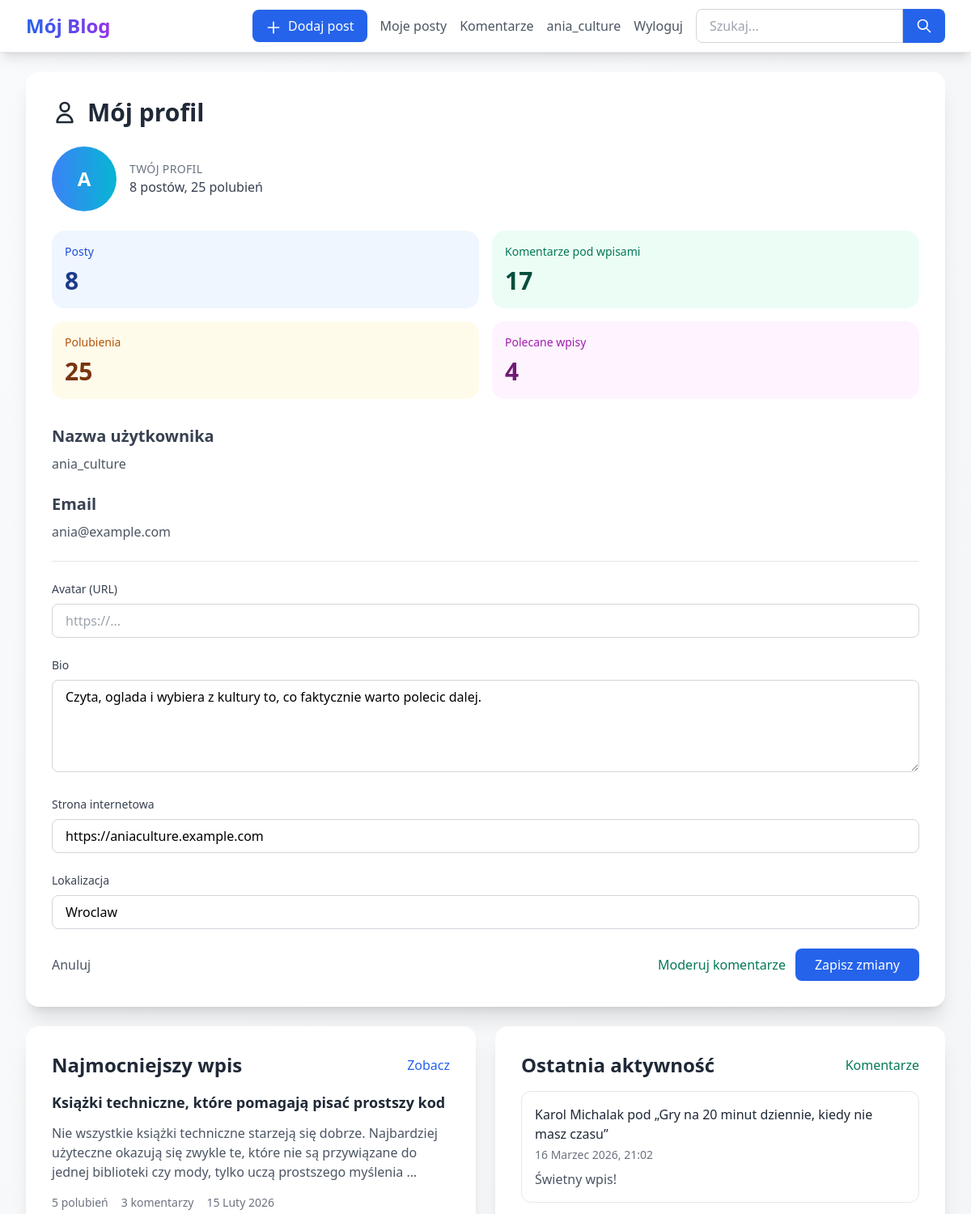
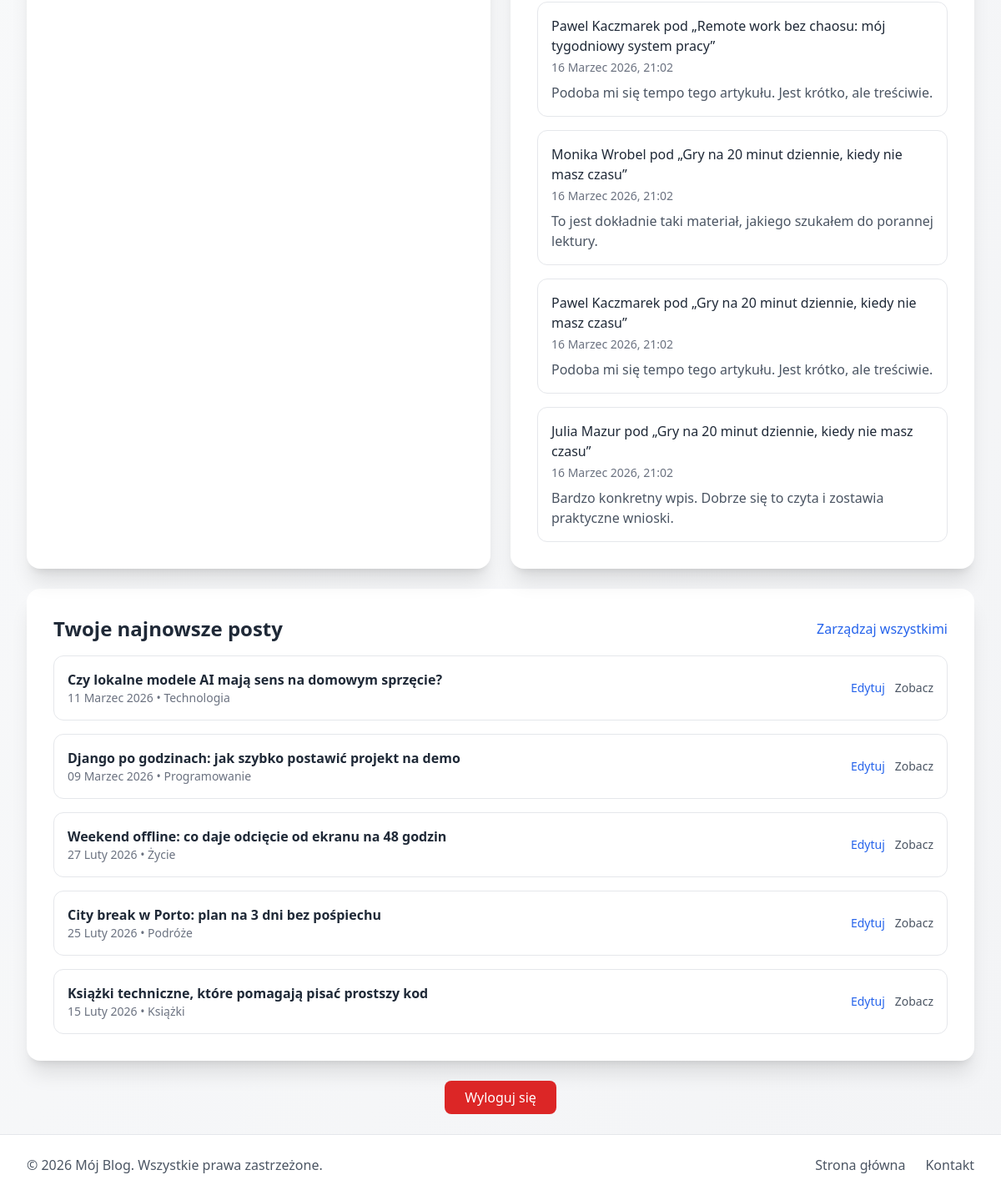
Screenshot of /profile/ (signed in) with the database file from the repository (2 pictures, top to bottom).
### blog/models.py (models this page shows, shortened)
class Profile(models.Model):
    user = models.OneToOneField(settings.AUTH_USER_MODEL, on_delete=models.CASCADE, related_name='profile')
    avatar = models.URLField(blank=True)
    bio = models.TextField(blank=True)
    website = models.URLField(blank=True)
    location = models.CharField(max_length=100, blank=True)
    created_at = models.DateTimeField(auto_now_add=True)
    class Meta:
        verbose_name = 'Profil użytkownika'
        verbose_name_plural = 'Profile użytkowników'

class Post(models.Model):
    author = models.ForeignKey(
        settings.AUTH_USER_MODEL,
        on_delete=models.SET_NULL,
        related_name='posts',
        null=True,
        blank=True,
    )
    title = models.CharField(max_length=200)
    slug = models.SlugField(unique=True, blank=True)
    content = models.TextField()
    image_url = models.URLField(blank=True)
    category = models.ForeignKey(Category, on_delete=models.CASCADE, related_name='posts', null=True, blank=True)
    tags = models.ManyToManyField(Tag, blank=True)
    created_at = models.DateTimeField(auto_now_add=True)
    updated_at = models.DateTimeField(auto_now=True)
    is_published = models.BooleanField(default=True)
    is_featured = models.BooleanField(default=False)
    class Meta:
        verbose_name = 'Post'
        verbose_name_plural = 'Posty'
        ordering = ['-created_at']

class Comment(models.Model):
    post = models.ForeignKey(Post, on_delete=models.CASCADE, related_name='comments')
    name = models.CharField(max_length=100)
    email = models.EmailField()
    content = models.TextField()
    created_at = models.DateTimeField(auto_now_add=True)
    is_approved = models.BooleanField(default=False)
    class Meta:
        verbose_name = 'Komentarz'
        verbose_name_plural = 'Komentarze'
        ordering = ['created_at']

class Category(models.Model):
    name = models.CharField(max_length=200)
    slug = models.SlugField(unique=True)
    class Meta:
        verbose_name = 'Kategoria'
        verbose_name_plural = 'Kategorie'
        ordering = ['name']

### blog/views.py (the view)
# urls.py: path('profile/', views.profile, name='profile'),
@login_required(login_url='login')
def profile(request):
    profile_obj, _ = Profile.objects.get_or_create(user=request.user)
    if request.method == 'POST':
        form = ProfileForm(request.POST, instance=profile_obj)
        if form.is_valid():
            form.save()
            return redirect('profile')
    else:
        form = ProfileForm(instance=profile_obj)
    authored_posts = get_user_posts_queryset(request.user)
    recent_comments = get_user_comments_queryset(request.user)[:5]
    top_post = authored_posts.order_by('-like_count', '-approved_comment_count', '-created_at').first()
    return render(
        request,
        'registration/profile.html',
        {
            'form': form,
            'authored_posts': authored_posts[:5],
            'authored_posts_count': authored_posts.count(),
            'featured_posts_count': authored_posts.filter(is_featured=True).count(),
            'likes_received_count': Like.objects.filter(post__author=request.user).count(),
            'comments_received_count': Comment.objects.filter(post__author=request.user, is_approved=True).count(),
            'recent_comments': recent_comments,
            'top_post': top_post,
        },
    )

### blog/templates/registration/profile.html (shortened to what this page needs)
{% extends 'blog/base.html' %}
{% block content %}
<div class="px-4 sm:px-0">
    <div class="max-w-6xl mx-auto">
        <div class="bg-white rounded-2xl shadow-xl p-8">
            <h1 class="text-3xl font-bold text-gray-800 mb-6 flex items-center">
                <svg class="w-8 h-8 mr-3" fill="none" stroke="currentColor" viewBox="0 0 24 24">
                    <path stroke-linecap="round" stroke-linejoin="round" stroke-width="2" d="M16 7a4 4 0 11-8 0 4 4 0 018 0zM12 14a7 7 0 00-7 7h14a7 7 0 00-7-7z"></path>
                </svg>
                Mój profil
            </h1>
            <div class="flex items-center gap-4 mb-6">
                {% if user.profile.avatar %}
                <img src="{{ user.profile.avatar }}" alt="{{ user.username }}" class="w-20 h-20 rounded-full object-cover">
                {% else %}
                <div class="w-20 h-20 rounded-full bg-gradient-to-r from-blue-500 to-cyan-500 flex items-center justify-center text-white text-2xl font-bold">
                    {{ user.username|slice:":1"|upper }}
                </div>
                {% endif %}
                <div>
                    <p class="text-sm uppercase tracking-wide text-gray-500">Twój profil</p>
                    <p class="text-gray-700">{{ authored_posts_count }} postów, {{ likes_received_count }} polubień</p>
                </div>
            </div>
            <div class="grid grid-cols-1 sm:grid-cols-2 xl:grid-cols-4 gap-4 mb-8">
                <div class="rounded-2xl bg-blue-50 p-4">
                    <p class="text-sm text-blue-700">Posty</p>
                    <p class="text-3xl font-bold text-blue-900 mt-2">{{ authored_posts_count }}</p>
                </div>
                <div class="rounded-2xl bg-emerald-50 p-4">
                    <p class="text-sm text-emerald-700">Komentarze pod wpisami</p>
                    <p class="text-3xl font-bold text-emerald-900 mt-2">{{ comments_received_count }}</p>
                </div>
                <div class="rounded-2xl bg-amber-50 p-4">
                    <p class="text-sm text-amber-700">Polubienia</p>
                    <p class="text-3xl font-bold text-amber-900 mt-2">{{ likes_received_count }}</p>
                </div>
                <div class="rounded-2xl bg-fuchsia-50 p-4">
                    <p class="text-sm text-fuchsia-700">Polecane wpisy</p>
                    <p class="text-3xl font-bold text-fuchsia-900 mt-2">{{ featured_posts_count }}</p>
                </div>
            </div>
            <div class="mb-6">
                <h2 class="text-xl font-semibold text-gray-700 mb-2">Nazwa użytkownika</h2>
                <p class="text-gray-600">{{ user.username }}</p>
            </div>
            <div class="mb-6">
                <h2 class="text-xl font-semibold text-gray-700 mb-2">Email</h2>
                <p class="text-gray-600">{{ user.email }}</p>
            </div>
            <hr class="my-6">
            <form method="POST" class="space-y-6">
                <div>
                    <label class="block text-sm font-medium text-gray-700 mb-2">Avatar (URL)</label>
                    {{ form.avatar }}
                </div>
                <div>
                    <label class="block text-sm font-medium text-gray-700 mb-2">Bio</label>
                    {{ form.bio }}
                </div>
                <div>
                    <label class="block text-sm font-medium text-gray-700 mb-2">Strona internetowa</label>
                    {{ form.website }}
                </div>
                <div>
                    <label class="block text-sm font-medium text-gray-700 mb-2">Lokalizacja</label>
                    {{ form.location }}
                </div>
                <div class="flex items-center justify-between">
                    <a href="{% url 'post_list' %}" class="text-gray-600 hover:text-gray-800 font-medium">
                        Anuluj
                    </a>
                    <div class="flex items-center gap-3">
                        <a href="{% url 'my_comments' %}" class="text-emerald-700 hover:text-emerald-900 font-medium">Moderuj komentarze</a>
                        <button type="submit" class="bg-blue-600 text-white px-6 py-2 rounded-lg hover:bg-blue-700 transition font-medium">
                            Zapisz zmiany
                        </button>
                    </div>
                </div>
            </form>
        </div>
        <div class="mt-6 grid grid-cols-1 lg:grid-cols-2 gap-6">
            <section class="bg-white rounded-2xl shadow-xl p-8">
                <div class="flex items-center justify-between gap-4 mb-4">
                    <h2 class="text-2xl font-bold text-gray-800">Najmocniejszy wpis</h2>
                    {% if top_post %}
                    <a href="{% url 'post_detail' top_post.slug %}" class="text-blue-600 hover:text-blue-800 font-medium">Zobacz</a>
                    {% endif %}
                </div>
                {% if top_post %}
                <p class="text-lg font-semibold text-gray-800">{{ top_post.title }}</p>
                <p class="text-gray-600 mt-3">{{ top_post.content|truncatewords:26 }}</p>
                <div class="mt-4 flex flex-wrap gap-4 text-sm text-gray-500">
                    <span>{{ top_post.like_count }} polubień</span>
                    <span>{{ top_post.approved_comment_count }} komentarzy</span>
                    <span>{{ top_post.created_at|date:"d F Y" }}</span>
                </div>
                {% else %}
                <p class="text-gray-600">Nie masz jeszcze wpisu, który można wyróżnić w statystykach.</p>
                {% endif %}
            </section>
            <section class="bg-white rounded-2xl shadow-xl p-8">
                <div class="flex items-center justify-between gap-4 mb-4">
                    <h2 class="text-2xl font-bold text-gray-800">Ostatnia aktywność</h2>
                    <a href="{% url 'my_comments' %}" class="text-emerald-700 hover:text-emerald-900 font-medium">Komentarze</a>
                </div>
                {% if recent_comments %}
                <div class="space-y-4">
                    {% for comment in recent_comments %}
                    <div class="border border-gray-200 rounded-xl p-4">
                        <p class="font-medium text-gray-800">{{ comment.name }} pod „{{ comment.post.title }}”</p>
                        <p class="text-sm text-gray-500 mt-1">{{ comment.created_at|date:"d F Y, H:i" }}</p>
                        <p class="text-gray-600 mt-2">{{ comment.content|truncatewords:18 }}</p>
                    </div>
                    {% endfor %}
                </div>
                {% else %}
                <p class="text-gray-600">Brak ostatniej aktywności pod Twoimi postami.</p>
                {% endif %}
            </section>
        </div>
        <div class="mt-6 bg-white rounded-2xl shadow-xl p-8">
            <div class="flex items-center justify-between gap-4 flex-wrap mb-4">
                <h2 class="text-2xl font-bold text-gray-800">Twoje najnowsze posty</h2>
                <a href="{% url 'my_posts' %}" class="text-blue-600 hover:text-blue-800 font-medium">Zarządzaj wszystkimi</a>
            </div>
            {% if authored_posts %}
            <div class="space-y-4">
                {% for post in authored_posts %}
                <div class="border border-gray-200 rounded-xl p-4">
                    <div class="flex items-center justify-between gap-4">
                        <div>
                            <a href="{% url 'post_detail' post.slug %}" class="font-semibold text-gray-800 hover:text-blue-600">{{ post.title }}</a>
                            <p class="text-sm text-gray-500">{{ post.created_at|date:"d F Y" }}{% if post.category %} • {{ post.category.name }}{% endif %}</p>
                        </div>
                        <div class="flex items-center gap-3">
                            <a href="{% url 'edit_post' post.slug %}" class="text-sm text-blue-600 font-medium">Edytuj</a>
                            <a href="{% url 'post_detail' post.slug %}" class="text-sm text-gray-600 font-medium">Zobacz</a>
                        </div>
                    </div>
                </div>
                {% endfor %}
            </div>
            {% else %}
            <p class="text-gray-600">Nie masz jeszcze żadnych opublikowanych postów.</p>
            {% endif %}
        </div>
        <div class="mt-6 text-center">
            <a href="{% url 'logout' %}" class="inline-block bg-red-600 text-white px-6 py-2 rounded-lg hover:bg-red-700 transition font-medium">
                Wyloguj się
            </a>
        </div>
    </div>
</div>
{% endblock %}

### blog/templates/blog/base.html (shortened to what this page needs)
<!DOCTYPE html>
<html lang="pl">
<head>
    <script src="https://cdn.tailwindcss.com"></script>
</head>
<body class="bg-gradient-to-br from-gray-50 to-gray-100 min-h-screen flex flex-col">
    <nav class="bg-white shadow-lg border-b border-gray-200">
        <div class="max-w-7xl mx-auto px-4 sm:px-6 lg:px-8">
            <div class="flex justify-between h-16">
                <div class="flex items-center">
                    <a href="{% url 'post_list' %}" class="text-2xl font-bold bg-gradient-to-r from-blue-600 to-purple-600 bg-clip-text text-transparent">
                    </a>
                </div>
                <div class="flex items-center space-x-4">
                    {% if user.is_authenticated %}
                    <a href="{% url 'create_post' %}" class="bg-blue-600 text-white px-4 py-2 rounded-lg hover:bg-blue-700 transition font-medium">
                        <svg class="w-5 h-5 inline mr-1" fill="none" stroke="currentColor" viewBox="0 0 24 24">
                            <path stroke-linecap="round" stroke-linejoin="round" stroke-width="2" d="M12 4v16m8-8H4"></path>
                        </svg>
                        Dodaj post
                    </a>
                    <a href="{% url 'my_posts' %}" class="text-gray-600 hover:text-blue-600 transition font-medium">
                        Moje posty
                    </a>
                    <a href="{% url 'my_comments' %}" class="text-gray-600 hover:text-blue-600 transition font-medium">
                        Komentarze
                    </a>
                    <a href="{% url 'profile' %}" class="text-gray-600 hover:text-blue-600 transition font-medium">
                        {{ user.username }}
                    </a>
                    <a href="{% url 'logout' %}" class="text-gray-600 hover:text-red-600 transition font-medium">
                        Wyloguj
                    </a>
                    {% endif %}
                    <form action="{% url 'search' %}" method="GET" class="flex">
                        <input type="text" name="q" placeholder="Szukaj..."
                            class="px-4 py-2 border border-gray-300 rounded-l-lg focus:outline-none focus:ring-2 focus:ring-blue-500 focus:border-transparent w-40 sm:w-64">
                        <button type="submit"
                            class="bg-blue-600 text-white px-4 py-2 rounded-r-lg hover:bg-blue-700 transition">
                            <svg class="w-5 h-5" fill="none" stroke="currentColor" viewBox="0 0 24 24">
                                <path stroke-linecap="round" stroke-linejoin="round" stroke-width="2" d="M21 21l-6-6m2-5a7 7 0 11-14 0 7 7 0 0114 0z"></path>
                            </svg>
                        </button>
                    </form>
                </div>
            </div>
        </div>
    </nav>
    <main class="flex-grow max-w-7xl mx-auto py-6 sm:px-6 lg:px-8 w-full">
        {% block content %}{% endblock %}
    </main>
    <footer class="bg-white border-t border-gray-200 mt-auto">
        <div class="max-w-7xl mx-auto px-4 py-6 sm:px-6 lg:px-8">
            <div class="flex flex-col md:flex-row justify-between items-center">
                <p class="text-gray-600">
                    &copy; 2026 Mój Blog. Wszystkie prawa zastrzeżone.
                </p>
                <div class="flex space-x-6 mt-4 md:mt-0">
                    <a href="{% url 'post_list' %}" class="text-gray-600 hover:text-blue-600 transition">
                        Strona główna
                    </a>
                    <a href="{% url 'contact' %}" class="text-gray-600 hover:text-blue-600 transition">
                        Kontakt
                    </a>
                </div>
            </div>
        </div>
    </footer>
</body>
</html>

### rows the page displays
Profile: bio "Czyta, oglada i wybiera z kultury to, co faktycznie warto polecic dalej.", website "https://aniaculture.example.com", location "Wroclaw"
Post: title "Książki techniczne, które pomagają pisać prostszy kod", content "Nie wszystkie książki techniczne starzeją się dobrze. Najbardziej użyteczne okazują się zwykle te, które nie są przywiązane do jednej biblioteki czy mody, tylko uczą prostszego myślenia …", like_count "5", approved_comment_count "3", created_at "15 Luty 2026", category.name "Książki"
Comment: name "Karol Michalak", post "Gry na 20 minut dziennie, kiedy nie masz czasu", created_at "16 Marzec 2026, 21:02", content "Świetny wpis!"
Comment: name "Pawel Kaczmarek", post "Remote work bez chaosu: mój tygodniowy system pracy", created_at "16 Marzec 2026, 21:02", content "Podoba mi się tempo tego artykułu. Jest krótko, ale treściwie."
Comment: name "Monika Wrobel", post "Gry na 20 minut dziennie, kiedy nie masz czasu", created_at "16 Marzec 2026, 21:02", content "To jest dokładnie taki materiał, jakiego szukałem do porannej lektury."
Comment: name "Pawel Kaczmarek", post "Gry na 20 minut dziennie, kiedy nie masz czasu", created_at "16 Marzec 2026, 21:02", content "Podoba mi się tempo tego artykułu. Jest krótko, ale treściwie."
Comment: name "Julia Mazur", post "Gry na 20 minut dziennie, kiedy nie masz czasu", created_at "16 Marzec 2026, 21:02", content "Bardzo konkretny wpis. Dobrze się to czyta i zostawia praktyczne wnioski."
Post: title "Czy lokalne modele AI mają sens na domowym sprzęcie?", created_at "11 Marzec 2026", category.name "Technologia"
Post: title "Django po godzinach: jak szybko postawić projekt na demo", created_at "09 Marzec 2026", category.name "Programowanie"
Post: title "Weekend offline: co daje odcięcie od ekranu na 48 godzin", created_at "27 Luty 2026", category.name "Życie"
Post: title "City break w Porto: plan na 3 dni bez pośpiechu", created_at "25 Luty 2026", category.name "Podróże"

### other values shown
{{ user.username }} "ania_culture"
{{ user.username|slice:":1"|upper }} "A"
{{ authored_posts_count }} "8"
{{ likes_received_count }} "25"
{{ comments_received_count }} "17"
{{ featured_posts_count }} "4"
{{ user.email }} "ania@example.com"
